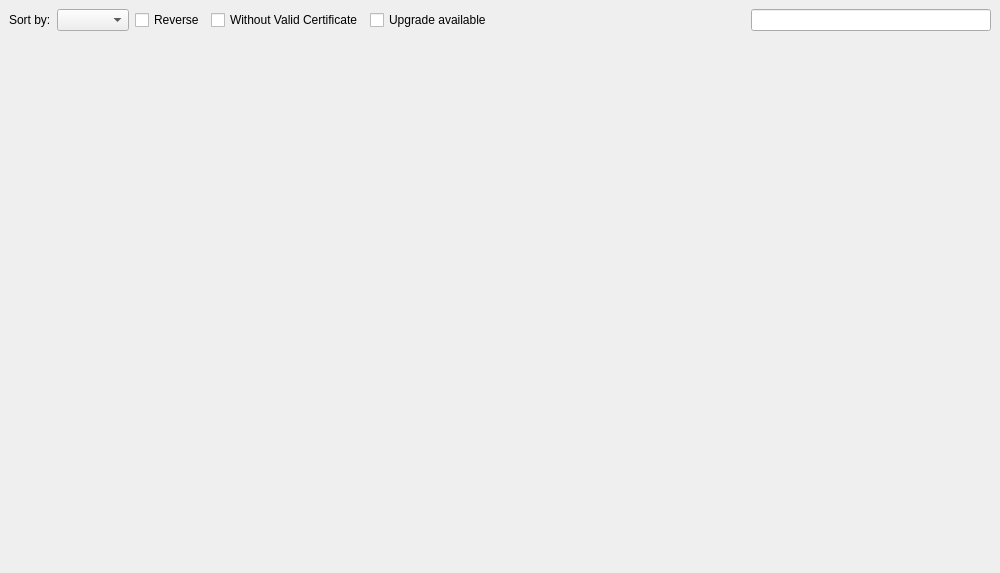
<?xml version="1.0" encoding="UTF-8"?>
<ui version="4.0">
 <class>BoosterStatusCardsWidget</class>
 <widget class="QWidget" name="BoosterStatusCardsWidget">
  <property name="geometry">
   <rect>
    <x>0</x>
    <y>0</y>
    <width>1000</width>
    <height>573</height>
   </rect>
  </property>
  <property name="windowTitle">
   <string>Form</string>
  </property>
  <layout class="QVBoxLayout" name="verticalLayout">
   <property name="spacing">
    <number>0</number>
   </property>
   <property name="leftMargin">
    <number>0</number>
   </property>
   <property name="topMargin">
    <number>0</number>
   </property>
   <property name="rightMargin">
    <number>0</number>
   </property>
   <property name="bottomMargin">
    <number>0</number>
   </property>
   <item>
    <widget class="ViewSearchHeader" name="header" native="true">
     <layout class="QHBoxLayout" name="horizontalLayout">
      <item>
       <widget class="QWidget" name="sortWidget" native="true">
        <layout class="QHBoxLayout" name="horizontalLayout_2">
         <property name="leftMargin">
          <number>0</number>
         </property>
         <property name="topMargin">
          <number>0</number>
         </property>
         <property name="rightMargin">
          <number>0</number>
         </property>
         <property name="bottomMargin">
          <number>0</number>
         </property>
         <item>
          <widget class="QLabel" name="label">
           <property name="text">
            <string>Sort by:</string>
           </property>
          </widget>
         </item>
         <item>
          <widget class="QComboBox" name="sortComboBox">
           <property name="sizeAdjustPolicy">
            <enum>QComboBox::AdjustToContents</enum>
           </property>
          </widget>
         </item>
         <item>
          <widget class="QCheckBox" name="sortReverse">
           <property name="text">
            <string>Reverse</string>
           </property>
          </widget>
         </item>
         <item>
          <widget class="QCheckBox" name="checkBoxFilterWithoutCert">
           <property name="text">
            <string>Without Valid Certificate</string>
           </property>
          </widget>
         </item>
         <item>
          <widget class="QCheckBox" name="checkBoxFilterUpgradeAvailable">
           <property name="text">
            <string>Upgrade available</string>
           </property>
          </widget>
         </item>
        </layout>
       </widget>
      </item>
      <item>
       <spacer name="horizontalSpacer">
        <property name="orientation">
         <enum>Qt::Horizontal</enum>
        </property>
        <property name="sizeHint" stdset="0">
         <size>
          <width>40</width>
          <height>20</height>
         </size>
        </property>
       </spacer>
      </item>
      <item>
       <widget class="QLabel" name="countLabel">
        <property name="sizePolicy">
         <sizepolicy hsizetype="Preferred" vsizetype="Preferred">
          <horstretch>0</horstretch>
          <verstretch>0</verstretch>
         </sizepolicy>
        </property>
        <property name="minimumSize">
         <size>
          <width>0</width>
          <height>0</height>
         </size>
        </property>
        <property name="text">
         <string/>
        </property>
        <property name="alignment">
         <set>Qt::AlignCenter</set>
        </property>
       </widget>
      </item>
      <item>
       <widget class="SearchLineEdit" name="searchLineEdit"/>
      </item>
     </layout>
    </widget>
   </item>
   <item>
    <widget class="BoosterCardsView" name="cardsView" native="true">
     <property name="sizePolicy">
      <sizepolicy hsizetype="Expanding" vsizetype="Expanding">
       <horstretch>0</horstretch>
       <verstretch>0</verstretch>
      </sizepolicy>
     </property>
    </widget>
   </item>
  </layout>
 </widget>
 <customwidgets>
  <customwidget>
   <class>SearchLineEdit</class>
   <extends>QLineEdit</extends>
   <header>FileWaveGuiLib/searchlineedit/searchlineedit.h</header>
  </customwidget>
  <customwidget>
   <class>ViewSearchHeader</class>
   <extends>QWidget</extends>
   <header>FileWaveGuiLib/searchheader/ViewSearchHeader.h</header>
   <container>1</container>
  </customwidget>
  <customwidget>
   <class>BoosterCardsView</class>
   <extends>QWidget</extends>
   <header>FWAdminLib/Discovery/BoosterCardsView.h</header>
  </customwidget>
 </customwidgets>
 <resources/>
 <connections/>
</ui>
